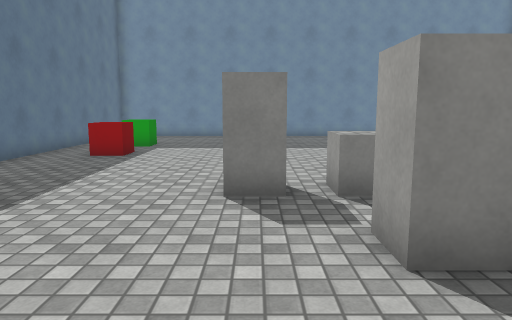
[1] (above)

17 first-person views from a walk through a Unity game level. The camera is 1.4 m above the floor, tilts 8° down and sees 70° across. The floor is counted in squares, 1 m on a side. Each view is taken from the middle of a square. On the plan, view 1 faces up. The plan holds only what a view shows up to about 16 squares ahead; the rest is blank. The place goes on beyond the plan. The player is left out. Door leaves are left out, so doorways stand open. Surface patterns are stand-ins for the level's own textures.

[2]
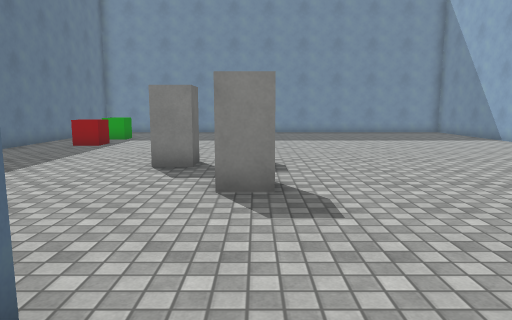

[3]
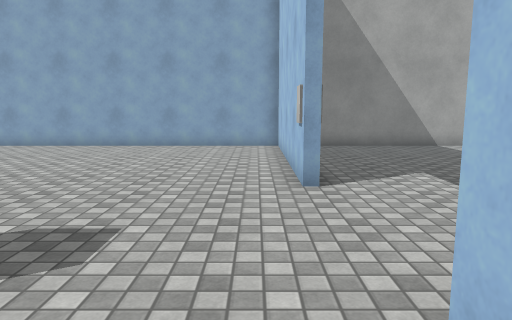

[4]
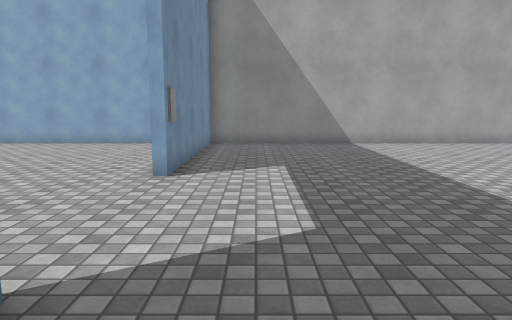

[5]
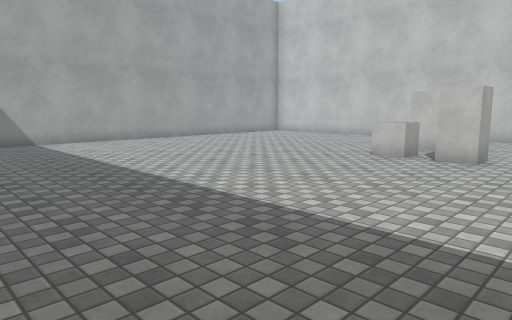

[6]
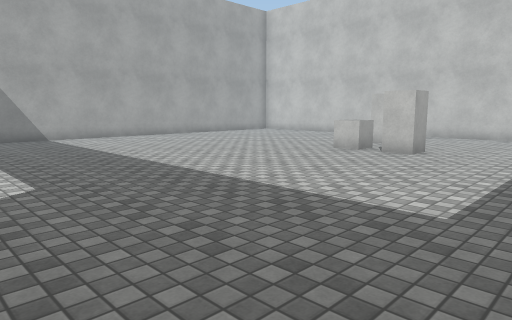

[7]
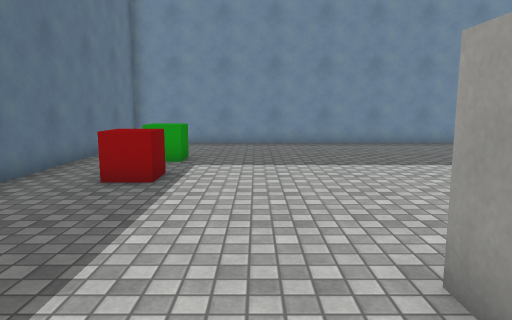

[8]
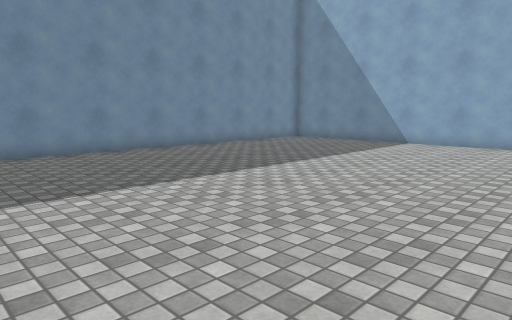

[9]
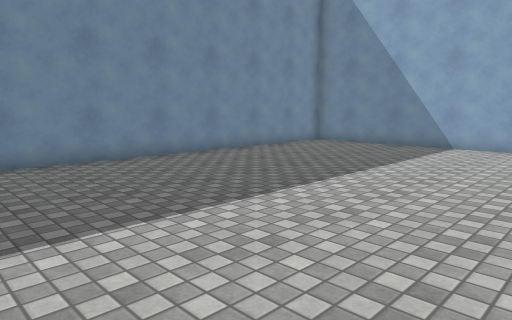

[10]
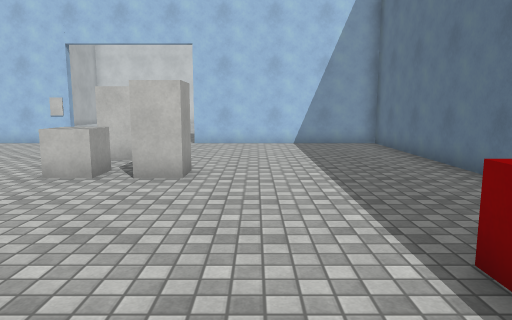

[11]
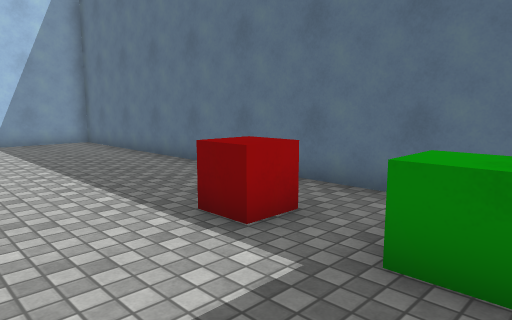

[12]
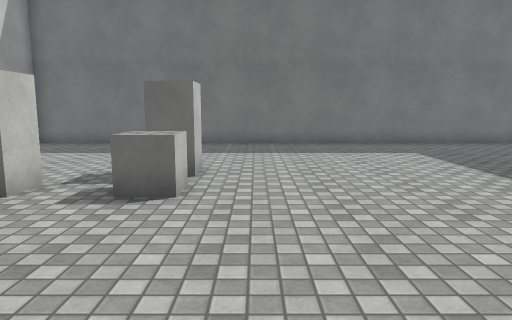

[13]
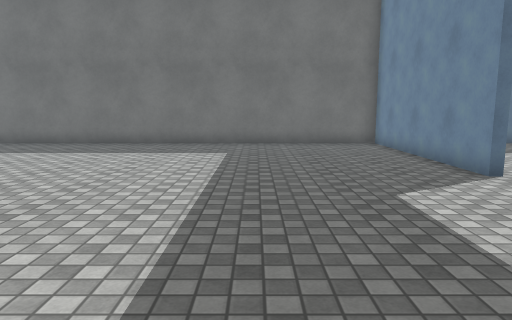

[14]
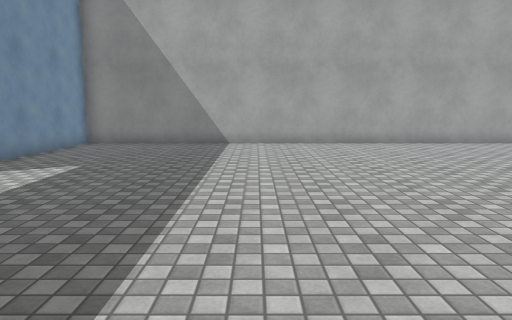

[15]
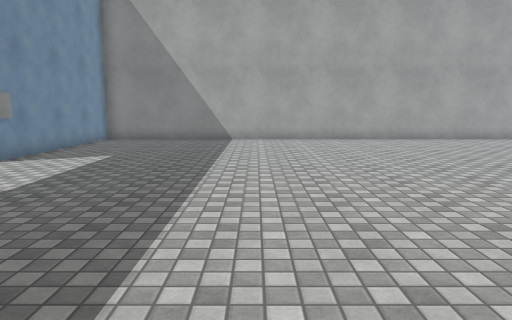

[16]
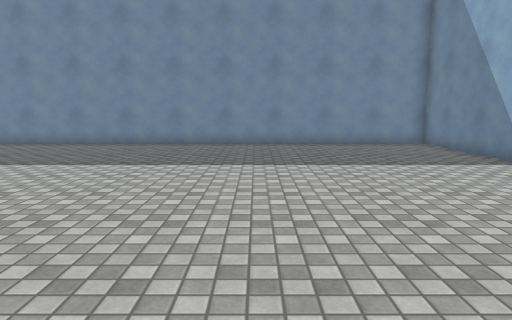

[17]
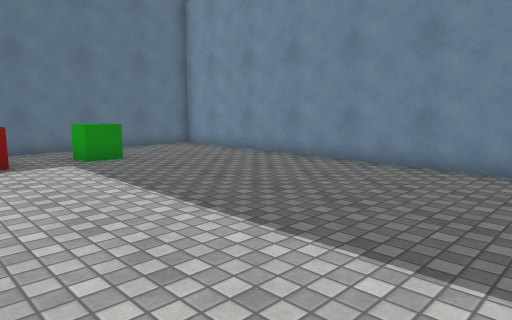

### Floor plan
Points are (right, up) in squares from view 1. A wall is a line through its corners. A room is listed if a view was taken in it or the views show most of it. See-through windows are left out.
Room 1 (views 1, 3, 7, 8, 9, 10, 11, 16, 17)
walls: (6.4, -0.8) (12.9, -0.8) (12.9, 18.8) (-6.8, 18.8) (-6.8, -0.8) (0.5, -0.8)
ways out: open door at (3, -1) to room 2
objects: other object (-5, 11) to (-4, 12); other object (-5, 14) to (-4, 14); other object (0, 6) to (2, 7); other object (1, 3) to (2, 4)
Room 2 (views 2, 4, 5, 6, 12, 13, 14, 15)
walls: (0.5, -1.2) (-6.8, -1.2) (-6.8, -16.5); (12.9, -16.5) (12.9, -1.2) (6.4, -1.2)
ways out: open door at (3, -1) to room 1
objects: other object (0, -14) to (0, -13); other object (1, -16) to (2, -16); other object (1, -14) to (2, -13); other object (6, -1)

Where each view was taken, in squares from view 1:
view 1: 0 up, 0 right, facing up
view 2: 3 down, 2 right, facing up
view 3: 0 up, 1 left, facing right
view 4: 3 down, 2 left, facing right
view 5: 3 down, 3 left, facing down-right
view 6: 2 down, 5 left, facing down-right
view 7: 4 up, 2 left, facing up
view 8: 7 up, 2 left, facing up-right
view 9: 9 up, 1 left, facing up-right
view 10: 14 up, 2 left, facing down
view 11: 15 up, 1 left, facing down-left
view 12: 12 down, 8 right, facing left
view 13: 6 down, 8 right, facing left
view 14: 8 down, 2 left, facing right
view 15: 8 down, 4 left, facing right
view 16: 4 up, 6 right, facing up
view 17: 10 up, 6 right, facing up-left
